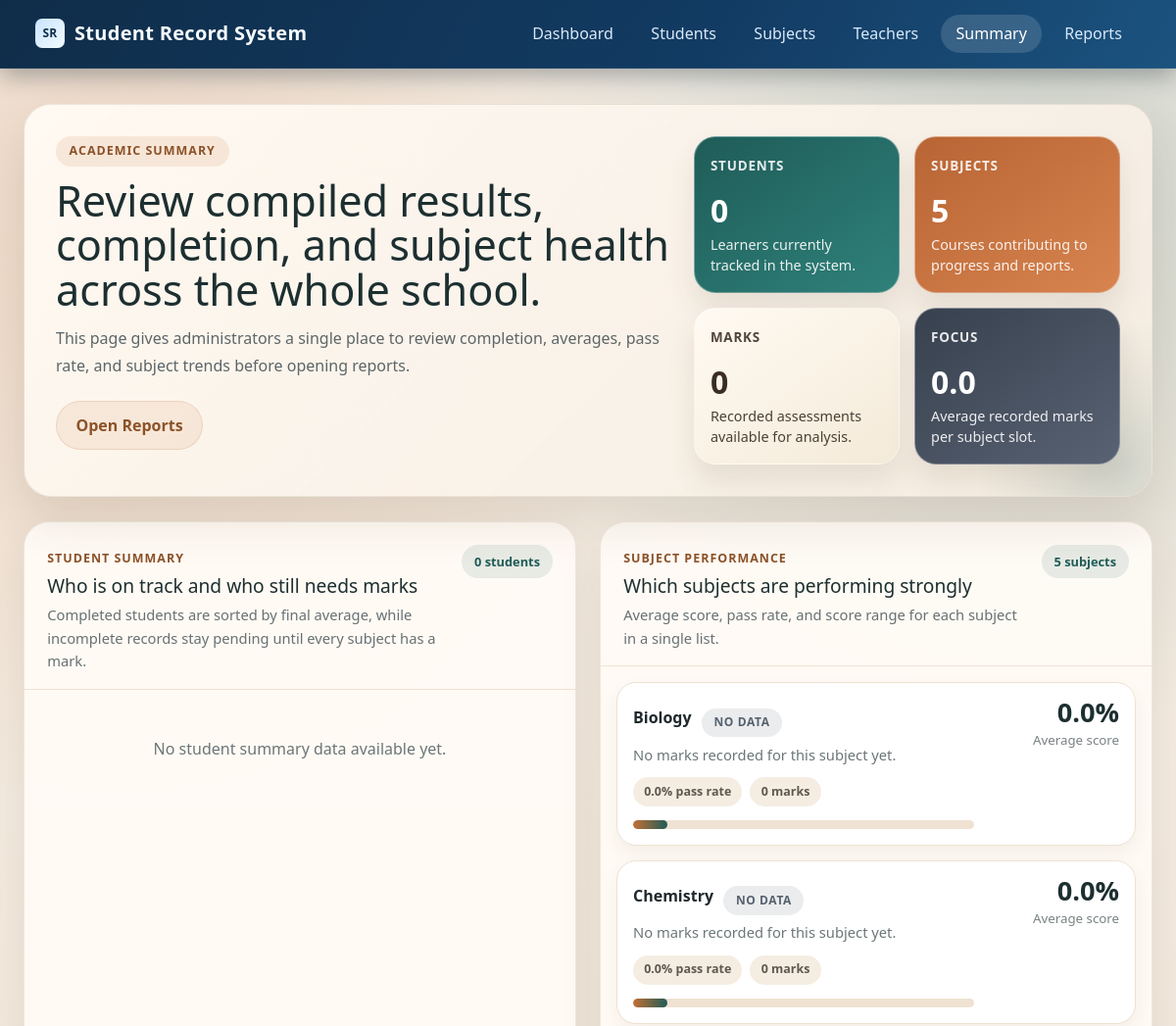
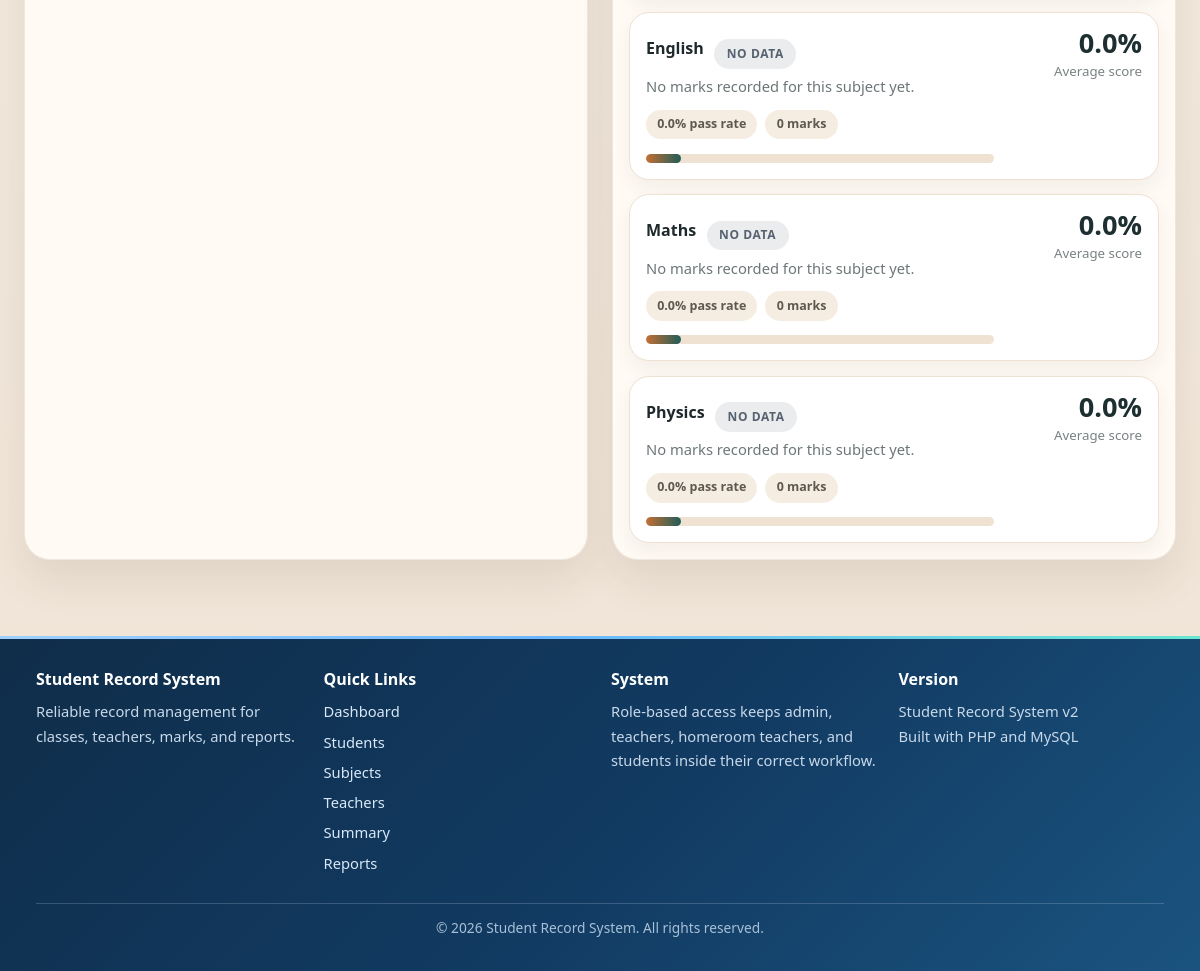
/pages/summary.php (signed in), run on the app's committed database (2 pictures, top to bottom).
### tables this page shows
CREATE TABLE IF NOT EXISTS subjects (
    subject_id INT AUTO_INCREMENT PRIMARY KEY,
    subject_name VARCHAR(100) NOT NULL,
    total_mark INT NOT NULL DEFAULT 100,
    created_at TIMESTAMP DEFAULT CURRENT_TIMESTAMP
);

### pages/summary.php (the view, shortened to what the rows shown need)
<?php
require_once '../auth/auth_helper.php';
function formatSummaryLabel($value) {
    $value = str_replace('_', ' ', trim((string)$value));
    return ucwords(strtolower($value));
}
function getStatusPillClass($status) {
    $status = strtoupper(trim((string)$status));
    switch ($status) {
        case 'NO MARKS':
        case 'NO SUBJECTS':
        case 'NO DATA':
            return 'status-pill status-muted';
    }
}
$db = new Database();
$conn = $db->getConnection();
$summary_title = isHomeroomTeacher()
    ? 'Compile final results for your homeroom without jumping between multiple pages.'
    : 'Review compiled results, completion, and subject health across the whole school.';
$subjectPerformance = $conn->query("
    SELECT
        subject_id,
        subject_name,
        total_students AS total_marks,
        average_score,
        highest_score,
        lowest_score,
        passed_count,
        COALESCE(failed_count, GREATEST(total_students - passed_count, 0)) AS failed_count,
        COALESCE(pass_rate, 0) AS pass_rate,
        COALESCE(
            performance_band,
            CASE
                WHEN total_students = 0 THEN 'NO DATA'
                WHEN average_score >= 80 THEN 'EXCELLENT'
                WHEN average_score >= 60 THEN 'GOOD'
                WHEN average_score >= 50 THEN 'FAIR'
                ELSE 'NEEDS IMPROVEMENT'
            END
        ) AS performance_band
    FROM subject_performance
    ORDER BY average_score DESC, subject_name ASC
");
?>
<!DOCTYPE html>
<html lang="en">
<head>
    <link href="https://cdn.jsdelivr.net/npm/bootstrap@5.3.0/dist/css/bootstrap.min.css" rel="stylesheet">
    <link href="../assets/style.css" rel="stylesheet">
</head>
<body class="summary-page">
    <div class="main-container">
        <div class="container mt-4 summary-shell">
            <section class="summary-hero">
                <div>
                    <h1 class="summary-title"><?php echo htmlspecialchars($summary_title, ENT_QUOTES, 'UTF-8'); ?></h1>
                </div>
            </section>
            <div class="summary-grid">
                <section class="summary-panel">
                    <div class="summary-panel-header">
                        <div>
                            <h2 class="summary-panel-title">Who is on track and who still needs marks</h2>
                        </div>
                    </div>
                </section>
                <section class="summary-panel">
                    <div class="summary-panel-header">
                        <div>
                            <h2 class="summary-panel-title">Which subjects are performing strongly</h2>
                        </div>
                    </div>
                    <div class="summary-panel-body">
                        <?php if ($subjectPerformance && $subjectPerformance->num_rows > 0): ?>
                            <?php while ($subject = $subjectPerformance->fetch_assoc()): ?>
                                <?php
                                $totalMarksForSubject = (int)($subject['total_marks'] ?? 0);
                                $passedCount = (int)($subject['passed_count'] ?? 0);
                                $failedCount = (int)($subject['failed_count'] ?? 0);
                                $averageScore = (float)($subject['average_score'] ?? 0);
                                $passRate = (float)($subject['pass_rate'] ?? 0);
                                $bandLabel = formatSummaryLabel($subject['performance_band'] ?? 'NO DATA');
                                $barWidth = $totalMarksForSubject > 0 ? max(10, min(100, (int)round($averageScore))) : 10;
                                ?>
                                <article class="summary-row">
                                    <div class="summary-row-main">
                                        <div class="summary-row-head">
                                            <h3 class="summary-name"><?php echo htmlspecialchars($subject['subject_name'], ENT_QUOTES, 'UTF-8'); ?></h3>
                                            <span class="<?php echo getStatusPillClass($subject['performance_band'] ?? 'NO DATA'); ?>"><?php echo htmlspecialchars($bandLabel, ENT_QUOTES, 'UTF-8'); ?></span>
                                        </div>
                                        <p class="summary-meta">
                                            <?php if ($totalMarksForSubject > 0): ?>
                                                <?php echo $passedCount; ?> pass
                                                <span>&bull; <?php echo $failedCount; ?> below pass mark</span>
                                                <span>&bull; High <?php echo (int)round((float)($subject['highest_score'] ?? 0)); ?></span>
                                                <span>&bull; Low <?php echo (int)round((float)($subject['lowest_score'] ?? 0)); ?></span>
                                            <?php else: ?>
                                                No marks recorded for this subject yet.
                                            <?php endif; ?>
                                        </p>
                                        <div class="summary-chip-row">
                                            <span class="summary-chip"><?php echo number_format($passRate, 1); ?>% pass rate</span>
                                            <span class="summary-chip"><?php echo $totalMarksForSubject; ?> marks</span>
                                        </div>
                                        <div class="summary-progress">
                                            <span style="width: <?php echo $barWidth; ?>%"></span>
                                        </div>
                                    </div>
                                    <div class="summary-row-side">
                                        <div class="summary-value"><?php echo number_format($averageScore, 1); ?>%</div>
                                        <div class="summary-caption">Average score</div>
                                    </div>
                                </article>
                            <?php endwhile; ?>
                        <?php else: ?>
                            <div class="summary-empty">
                                <p>No subject performance data available yet.</p>
                            </div>
                        <?php endif; ?>
                    </div>
                </section>
            </div>
        </div>
    </div>
</body>
</html>

### data on the page
subjects: subject_name "Biology", bandLabel "NO DATA", passRate "0.0", totalMarksForSubject "0", $barWidth 10 (drawn), averageScore "0.0"
subjects: subject_name "Chemistry", bandLabel "NO DATA", passRate "0.0", totalMarksForSubject "0", $barWidth 10 (drawn), averageScore "0.0"
subjects: subject_name "English", bandLabel "NO DATA", passRate "0.0", totalMarksForSubject "0", $barWidth 10 (drawn), averageScore "0.0"
subjects: subject_name "Maths", bandLabel "NO DATA", passRate "0.0", totalMarksForSubject "0", $barWidth 10 (drawn), averageScore "0.0"
subjects: subject_name "Physics", bandLabel "NO DATA", passRate "0.0", totalMarksForSubject "0", $barWidth 10 (drawn), averageScore "0.0"

### other printed values
$summary_title "Review compiled results, completion, and subject health across the whole school."
$summary_intro "This page gives administrators a single place to review completion, averages, pass rate, and subject trends before opening reports."
$totalStudents "0"
$totalSubjects "5"
$totalMarks "0"
$totalMarks / max($totalSubjects, 1) "0.0"
